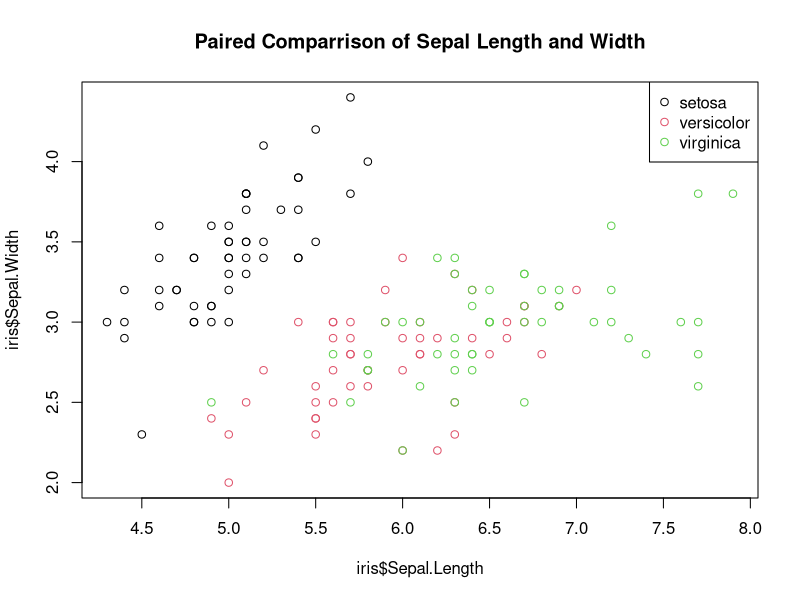
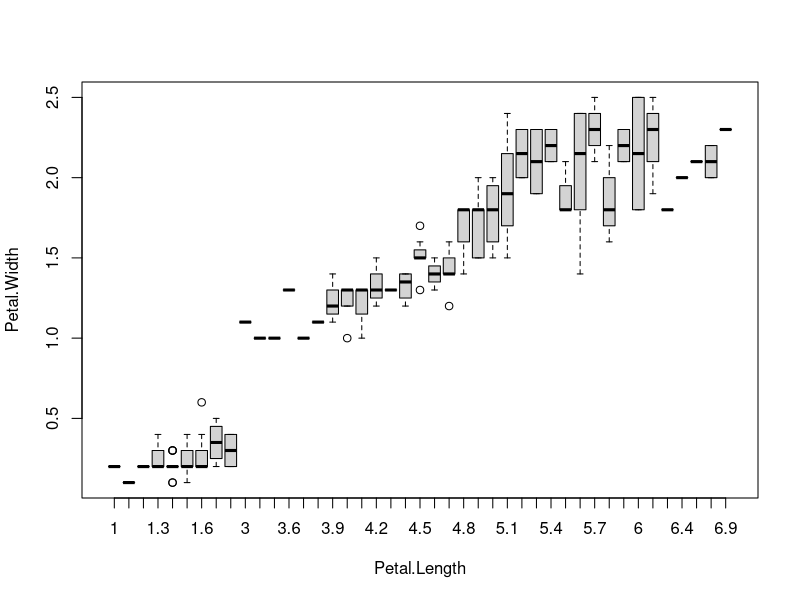
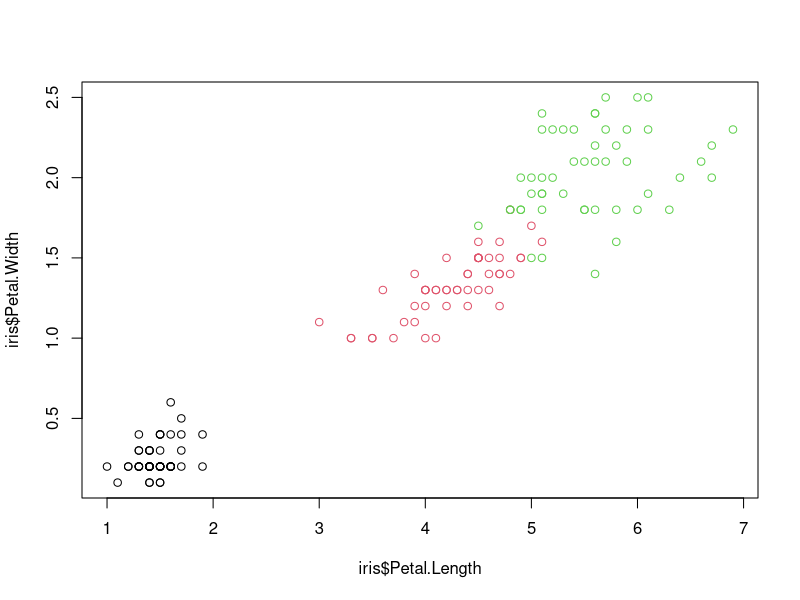

These figures' R source, in order:
# Publication Quality Base R Graphics
# Test data set 
browseURL("https://www.r-bloggers.com/styling-base-r-graphics/") # guide 

# A: Standard base R Scatter Plot 

?iris # 3 species of iris: Setosa, Versicolor, Virginica 
plot(iris$Sepal.Length, iris$Sepal.Width, col = 
       iris$Species)
legend("topright", legend = levels(iris$Species), col = 1:3, pch = 21)
title("Paired Comparrison of Sepal Length and Width")



# How do I know which species is which based on the color? 
# Lol, nice attempt but the next line of code will give me this info
?boxplot()
boxplot(Petal.Width ~ Petal.Length, data = iris)

mean(iris$Petal.Length, col=iris$Species)


# My scatter plot with petal lenght and width 
plot(iris$Petal.Length, iris$Petal.Width, col = 
       iris$Species)


# Problem: there may be some points in the scatter plot sitting on top of each other 
# Fixing the problem - jiggle points (move them around) using jitter() function 
iris$Sepal.Length = jitter(iris$Sepal.Length)
iris$Sepal.Width = jitter(iris$Sepal.Width)

# Select nicer colors 
